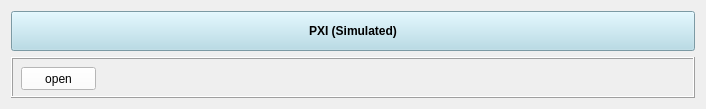
                  <widget class="QWidget" name="scrollAreaWidgetContents_3">
                   <property name="geometry">
                    <rect>
                     <x>0</x>
                     <y>0</y>
                     <width>706</width>
                     <height>105</height>
                    </rect>
                   </property>
                   <layout class="QVBoxLayout" name="verticalLayout_3">
                    <item>
                     <widget class="QPushButton" name="pushButton_PXI">
                      <property name="minimumSize">
                       <size>
                        <width>0</width>
                        <height>40</height>
                       </size>
                      </property>
                      <property name="font">
                       <font>
                        <weight>75</weight>
                        <bold>true</bold>
                       </font>
                      </property>
                      <property name="styleSheet">
                       <string notr="true">QPushButton
                             {
                            
	background-color : lightblue
                            }

      QPushButton::pressed
                             {
                         
	background-color: rgb(66, 133, 200);
                             }
</string>
                      </property>
                      <property name="text">
                       <string>PXI (Simulated)</string>
                      </property>
                      <property name="autoDefault">
                       <bool>true</bool>
                      </property>
                      <property name="default">
                       <bool>false</bool>
                      </property>
                      <property name="flat">
                       <bool>false</bool>
                      </property>
                     </widget>
                    </item>
                    <item>
                     <widget class="QFrame" name="frame_pxi">
                      <property name="sizePolicy">
                       <sizepolicy hsizetype="Minimum" vsizetype="Fixed">
                        <horstretch>0</horstretch>
                        <verstretch>0</verstretch>
                       </sizepolicy>
                      </property>
                      <property name="minimumSize">
                       <size>
                        <width>650</width>
                        <height>41</height>
                       </size>
                      </property>
                      <property name="styleSheet">
                       <string notr="true"/>
                      </property>
                      <property name="frameShape">
                       <enum>QFrame::Box</enum>
                      </property>
                      <property name="frameShadow">
                       <enum>QFrame::Raised</enum>
                      </property>
                      <widget class="QPushButton" name="pushButton_open_PXI">
                       <property name="geometry">
                        <rect>
                         <x>10</x>
                         <y>10</y>
                         <width>75</width>
                         <height>23</height>
                        </rect>
                       </property>
                       <property name="sizePolicy">
                        <sizepolicy hsizetype="Fixed" vsizetype="Fixed">
                         <horstretch>0</horstretch>
                         <verstretch>13</verstretch>
                        </sizepolicy>
                       </property>
                       <property name="contextMenuPolicy">
                        <enum>Qt::PreventContextMenu</enum>
                       </property>
                       <property name="layoutDirection">
                        <enum>Qt::LeftToRight</enum>
                       </property>
                       <property name="styleSheet">
                        <string notr="true">background-color: rgb(209, 209, 209);
background-color: rgb(255, 255, 255);</string>
                       </property>
                       <property name="text">
                        <string>open</string>
                       </property>
                       <property name="autoDefault">
                        <bool>false</bool>
                       </property>
                       <property name="default">
                        <bool>false</bool>
                       </property>
                       <property name="flat">
                        <bool>false</bool>
                       </property>
                      </widget>
                      <widget class="QLabel" name="label_PXI">
                       <property name="geometry">
                        <rect>
                         <x>100</x>
                         <y>10</y>
                         <width>541</width>
                         <height>21</height>
                        </rect>
                       </property>
                       <property name="styleSheet">
                        <string notr="true"/>
                       </property>
                       <property name="frameShape">
                        <enum>QFrame::NoFrame</enum>
                       </property>
                       <property name="text">
                        <string/>
                       </property>
                      </widget>
                     </widget>
                    </item>
                   </layout>
                  </widget>
